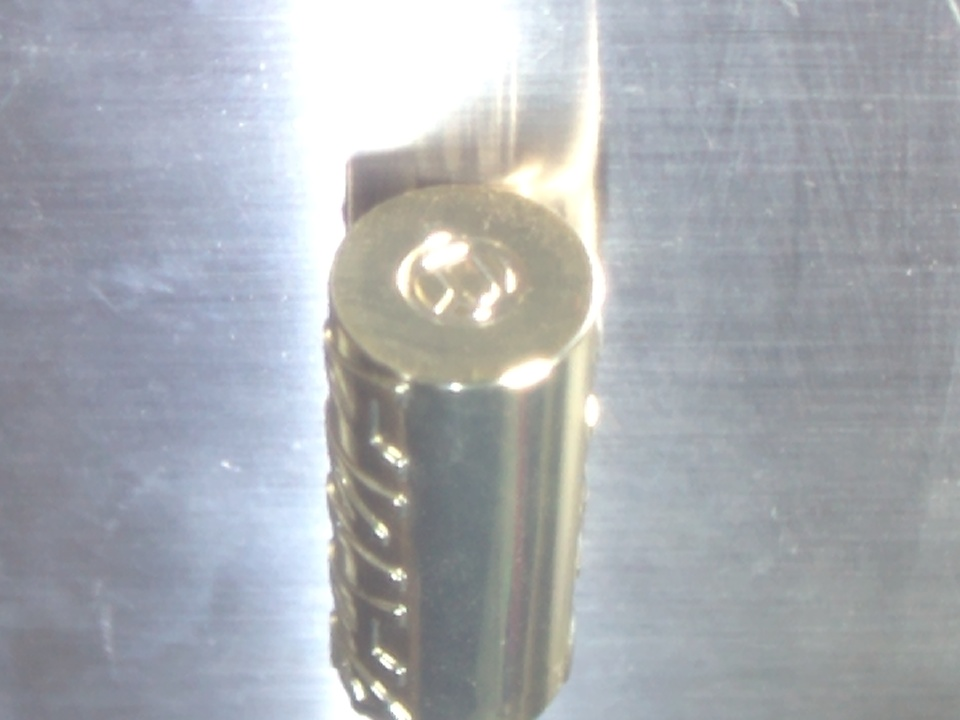
#> input picture img/27P1TX~A.JPG, 960 x 720 px
$ jupyter execute 01_histogram.ipynb
#> lines starting #> are read from the running program, lines starting #| are printed output that depends on the picture
# Histograma

Es una representacion grafica donde se muestran los distintos niveles de intensidad de una imagen a escala de grises, su rango de valores va de 0 a 255 normalmente.

- El eje horizontal del histograma representa los diferentes niveles de brillo que van desde el negro (0) hasta el blanco (255).
- El eje vertical representa el numero de pixeles que hay en cada nivel de brillo.
- Las barras del histograma muestran la cantidad de pixeles para cada nuvel de brillo. Cuanto mas alra sea la barr, mas pixeles hay en ese nivel de brillo.

El calculo del histograma en opencv se realiza por medio de la funcion **`calcHist()`**

- Sintaxis

`cv2.calcHist(images, channels, mask, histSize, ranges[, hist, accumulate])`

- Argumentos

    - **`images`**: Una lista de imágenes de una o varias dimensiones.
    - **`channels`**: Una lista de índices de canal para calcular el histograma. Por ejemplo, [0] para el canal rojo, [1] para el canal verde y [0, 1] para los canales rojo y verde juntos.
    - **`mask`**: Una máscara opcional para seleccionar una región específica de la imagen. Si es None, se utiliza toda la imagen.
    - **`histSize`**: Una lista que especifica el número de bins para cada canal. Por ejemplo, [256, 256, 256] para 256 bins para cada canal de color en una imagen RGB.
    - **`ranges`**: Un rango opcional para cada canal. Por defecto, se utiliza [0, 255] para imágenes de 8 bits.
    - **`hist`**: Un array opcional para almacenar el histograma calculado.
    - **`accumulate`**: Un booleano opcional que indica si se debe acumular el histograma en una matriz existente.

[cell 1]
import numpy as np
import cv2 as cv
from matplotlib import pyplot as plt

# 03/img/225V3H~L.JPG
#03/img/2HDO96~W.JPG

# img = cv.imread('./img/2HDO96~W.JPG')
# /home/pigore/vision_python/PDI/img/27P1TX~A.JPG
img = cv.imread('../img/27P1TX~A.JPG')
#> img is the input picture: shape (720, 960, 3); mean B, G, R 177.4, 172, 168.3

## Histograma de imagen en escala de grises

En este ejmplo calcularemos el histograma de una imagen en escala de grises.

-  Convertiremos la imagen leida en una imagen en escala de grises.
- Por medio de la funcion `calcHist()` hallaremos el histograma de dicha imagen.
    - `[grayscale_img]`: Esta es una lista que contiene la imagen (que se supone que es en escala de grises).
    - `[0]`: Esto especifica que solo consideramos un canal (índice 0) para el cálculo del histograma. Dado que es en escala de grises, solo hay un canal.
    - `None`: Este argumento es para una máscara (no se usa aquí).
    - `[256]`: Esto especifica el número de bins (256) en el histograma. Cada bin representa un rango de intensidades de píxeles (0-255 para imágenes en escala de grises).
    - `[0, 255]`: Esto define el rango de intensidades de píxeles que se considerarán para el histograma (0-255 para imágenes en escala de grises).

[cell 2]
grayscale_img = cv.cvtColor(img, cv.COLOR_BGR2GRAY)
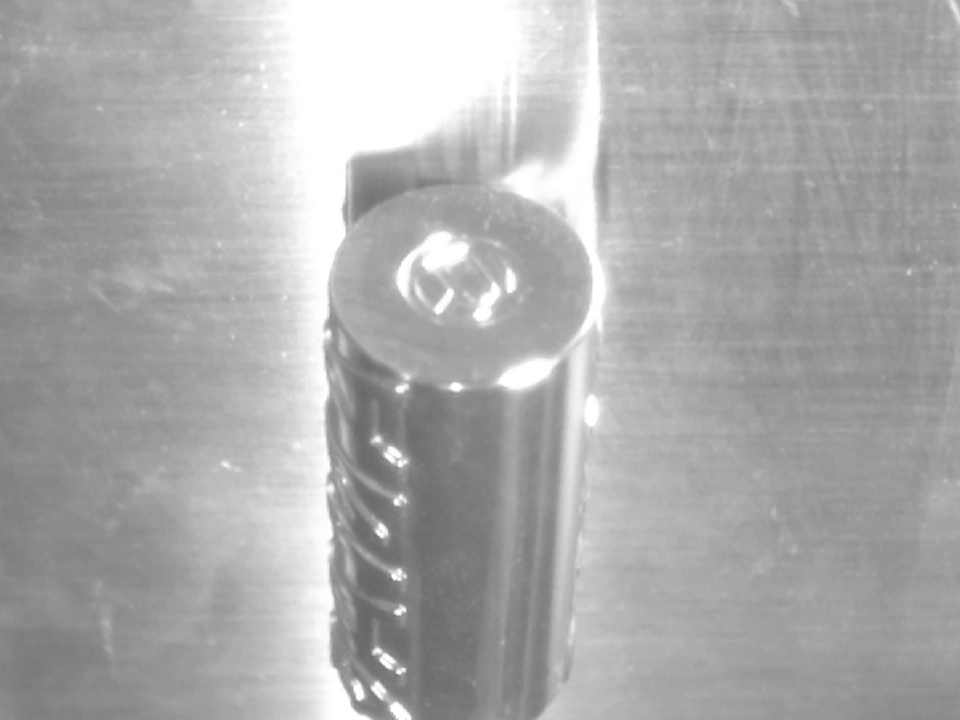
#> grayscale_img: shape (720, 960); min 103, max 255, mean 171.5
hist = cv.calcHist([grayscale_img], [0], None, [256], [0, 255])
#> hist = 256 values, max 14802 at index 158, min 0 at index 0, mean 2566.7
plt.hist(img.ravel(), 256, (0, 255))
plt.show()
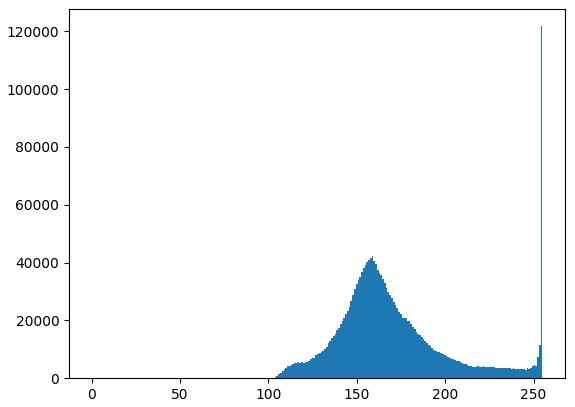
#> figure drawn by matplotlib, 1 panel; tallest bar 121795 high, from x = 254 to 255

## Histograma en imagen a color

El cálculo del histograma de una imagen a color en OpenCV implica algunos pasos adicionales en comparación con una imagen en escala de grises debido a la presencia de múltiples canales de color.

- Definimos una tupla llamada `colors` que contiene tres elementos: 'b', 'g' y 'r'. Estos representan los códigos de color para azul, verde y rojo, respectivamente. Se utilizarán más adelante para asignar colores a los histogramas.
- Se inicia un bucle for que itera sobre la tupla `colors`
    - `enumerate` es una función que devuelve pares de índice (i) y valor (col) en cada iteración.
    - `i` representará el índice del canal de color actual (0 para azul, 1 para verde, 2 para rojo).
    - `col` representará el código de color actual ('b', 'g' o 'r').
    - Dentro del bucle, se calcula el histograma para el canal de color actual usando la función `cv.calcHist` de OpenCV
        - `[img]`: Es una lista que contiene la imagen a procesar.
        - `[i]`: Indica el índice del canal de color a utilizar para el histograma (obtenido de la variable i en cada iteración).
        - `None`: No se usa máscara en este caso (se considera toda la imagen).
        - `[256]`: Define el número de bins (contenedores) del histograma, en este caso 256 para representar todas las posibles intensidades de píxeles (de 0 a 255).
        - `[0, 255]`: Especifica el rango de valores de intensidad considerados para el histograma (también de 0 a 255).
- Diagrama del histograma: `plt.plot(hist, color = col)`
    - `hist`: Son los datos del histograma obtenidos en el paso anterior.
    - `color = col`: Asigna el código de color correspondiente ('b', 'g', o 'r') al diagrama según el canal actual. Esto permite visualizar los histogramas de cada canal con un color diferente.
- Eje X del diagrama: `plt.xlim([0, 256])`
    - `[0, 256]`: Establece el rango del eje X desde 0 hasta 255 para representar adecuadamente las intensidades de los píxeles en el histograma.
Finalmente mostramos el diagramde  los histogramas por medio de la funcion `plt.show()`

[cell 3]
colors = ('b', 'g', 'r')
for i, col in enumerate(colors):
    print(i, col)
    hist = cv.calcHist([img], [i], None, [256], [0, 255])

    plt.plot(hist, color = col)
    plt.xlim([0, 256])

plt.show()
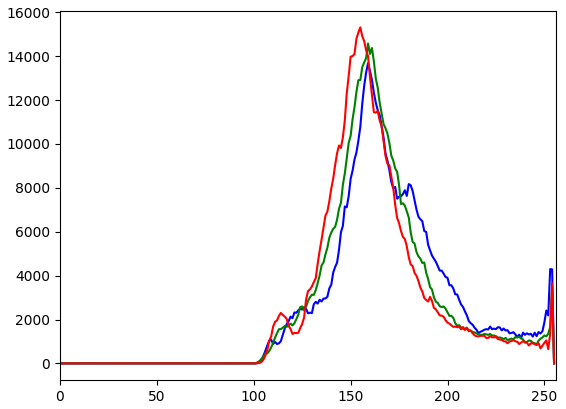
#> figure drawn by matplotlib, 1 panel; curve peaks at x = 159, y = 13684; curve peaks at x = 159, y = 14575; curve peaks at x = 155, y = 15311

## Aplicacion de mascaras al calculo de histograma

[cell 4]
mask = np.zeros(grayscale_img.shape[:2], np.uint8)
mask[0:400, 0:600] = 255
masked_img = cv.bitwise_and(grayscale_img, grayscale_img, mask = mask)
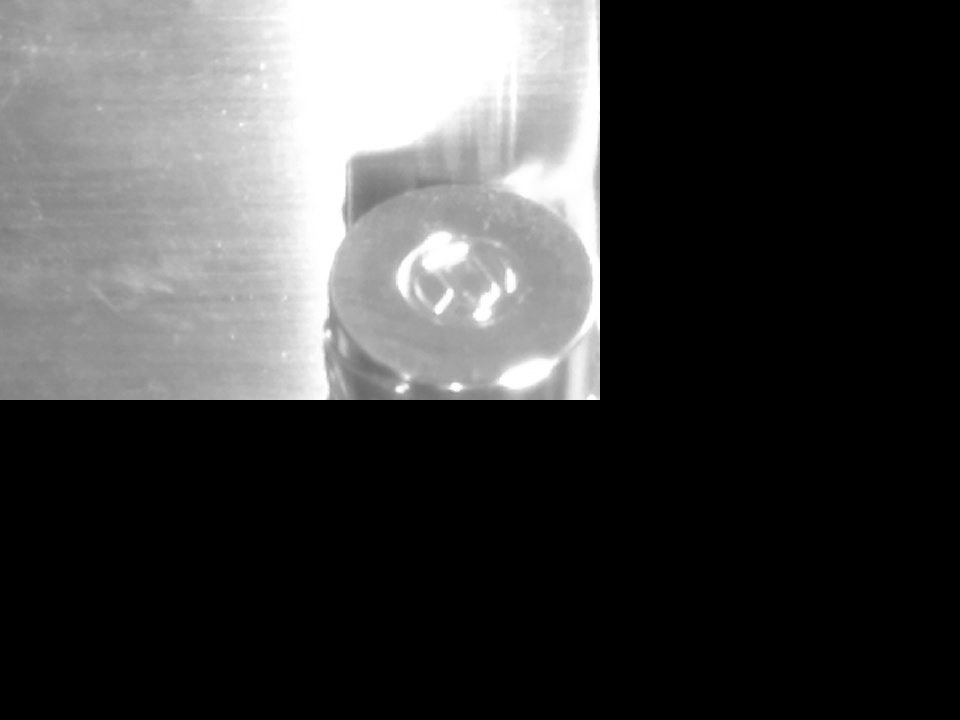
#> masked_img: shape (720, 960); min 0, max 255, mean 66.4

all_hist = cv.calcHist([grayscale_img], [0], None, [256], [0, 255])
#> all_hist has the same summary as hist

mask_hist = cv.calcHist([grayscale_img], [0], mask, [256], [0, 255])
#> mask_hist = 256 values, max 4705 at index 254, min 0 at index 0, mean 807.1

plt.subplot(221), plt.imshow(grayscale_img, "gray")
plt.subplot(222), plt.imshow(mask, "gray")
plt.subplot(223), plt.imshow(masked_img, "gray")
plt.subplot(224), plt.plot(all_hist), plt.plot(mask_hist)
plt.xlim([0, 255])
plt.show()
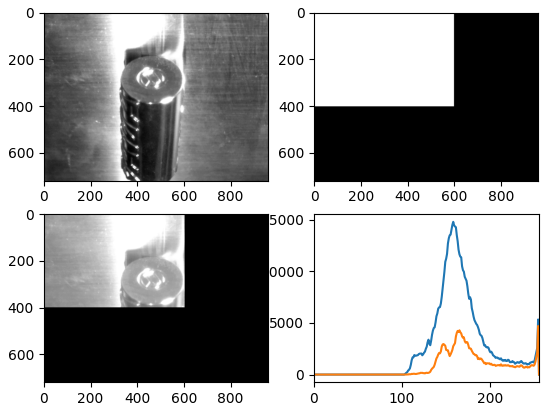
#> figure drawn by matplotlib, 4 panels; panel 4: curve peaks at x = 158, y = 14802; panel 4: curve peaks at x = 254, y = 4705
